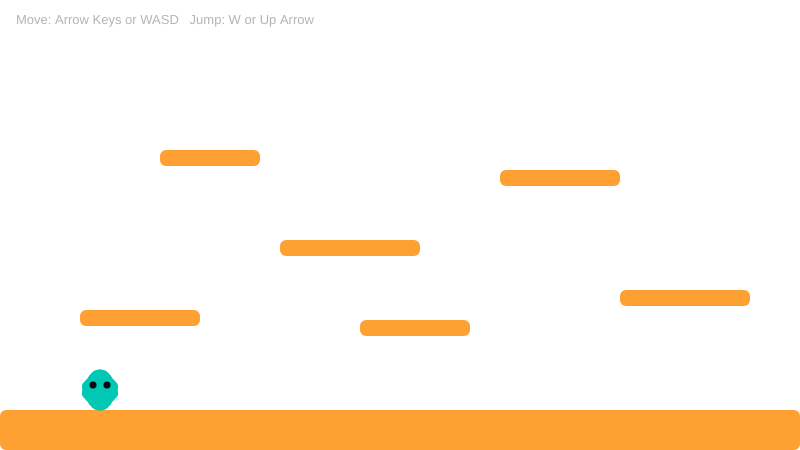
Frame 1 (no input)
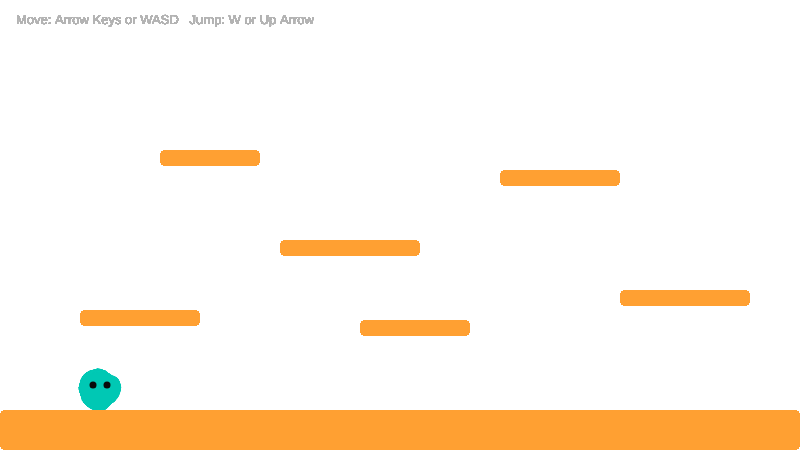
Frame 60 (no input)
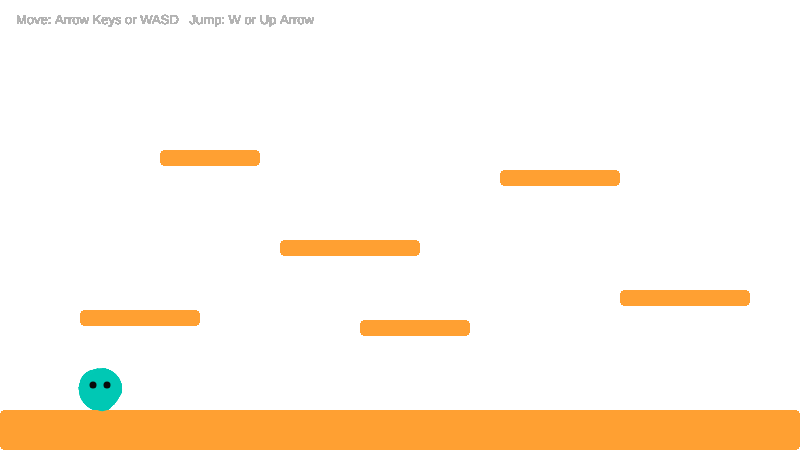
Frame 120 (the mouse pressed at the canvas centre since frame 60)

The p5.js sketch that drew these frames (run headless with seeded random() and noise() and a simulated clock; from frame 60 on, the mouse is pressed at the canvas centre):

// p5.js sketch
// ── sketch.js
// ============================================================
// Week 2 Example 2: Platformer with Platforms Array
// ============================================================

// ------------------------------------------------------------
// PLATFORMS ARRAY
// Each platform is an object with x, y, width, and height.
// x and y are the TOP-LEFT corner (same as rect()).
//
// Storing platforms in an array means:
//   - We can loop through all of them with one for loop
//   - Adding a new platform = adding one line of data
//   - Later we can load this data from a JSON file instead
// ------------------------------------------------------------
let platforms = [
  // { x, y, w, h }
  { x: 0,   y: 410, w: 800, h: 40 }, // ground (full width floor)
  { x: 80,  y: 310, w: 120, h: 16 }, // left low platform
  { x: 280, y: 240, w: 140, h: 16 }, // centre platform
  { x: 500, y: 170, w: 120, h: 16 }, // right high platform
  { x: 160, y: 150, w: 100, h: 16 }, // left high platform
  { x: 360, y: 320, w: 110, h: 16 }, // centre low platform
  { x: 620, y: 290, w: 130, h: 16 }, // far right platform
  { x: 820, y: 260, w: 150, h: 16 }, // very far right platform
];

// ------------------------------------------------------------
// PLAYER OBJECT — same structure as Example 1
// w and h are added here for use in collision detection.
// ------------------------------------------------------------
let player = {
  x: 100,
  y: 100,

  vx: 0, // horizontal velocity
  vy: 0, // vertical velocity

  r: 20, // visual radius for blob drawing and collision

  // Movement tuning — change these to adjust how the game feels
  speed: 0.55,    // horizontal acceleration per frame
  maxSpeed: 4.5,  // maximum horizontal speed
  jumpForce: -12, // upward velocity applied when jumping (negative = upward)
  friction: 0.78, // horizontal slowdown when no key is pressed (0–1, lower = more friction)

  onGround: false, // tracks whether the player is standing on something
};

// ------------------------------------------------------------
// PHYSICS CONSTANTS
// Defined outside the player object so they can be shared
// across multiple objects (e.g. enemies)
// ------------------------------------------------------------
const GRAVITY = 0.6; // downward force added to vy every frame

// Blob animation time — increases each frame to animate the wobble
let blobT = 0;

// Platform colour stored as an array so it can be reused easily
const PLATFORM_COLOR = [255, 160, 50]; // warm orange

// ============================================================
// setup()
// Runs once at the very start of the sketch.
// Sets up the canvas and positions the player on the ground.
// ============================================================
function setup() {
  createCanvas(800, 450);

  // Place player on top of the ground platform (index 0 in the array)
  player.y = platforms[0].y - player.r;
}

// ============================================================
// draw()
// Runs repeatedly in a loop after setup() finishes.
// Each frame we clear the background, handle input,
// apply physics, resolve collisions, and draw everything.
// ============================================================
function draw() {
  

  handleInput();
  applyPhysics();
  resolvePlatformCollisions();

  drawPlatforms();
  drawPlayer();
  drawHUD();

  blobT += 0.015; // advance blob wobble animation each frame
}

// ------------------------------------------------------------
// handleInput()
// Checks which keys are held down this frame and updates
// the player's velocity accordingly.
// keyIsDown() returns true as long as the key is held —
// unlike keyPressed(), which only fires once per press.
// We check both arrow keys and WASD so either works.
// ------------------------------------------------------------
function handleInput() {
  // --- Horizontal movement ---
  if (keyIsDown(LEFT_ARROW) || keyIsDown(65)) { // LEFT or A
    player.vx -= player.speed;
  }
  if (keyIsDown(RIGHT_ARROW) || keyIsDown(68)) { // RIGHT or D
    player.vx += player.speed;
  }

  // --- Clamp horizontal speed ---
  // constrain(value, min, max) keeps a value within a range.
  // Without this, holding a key forever would accelerate infinitely.
  player.vx = constrain(player.vx, -player.maxSpeed, player.maxSpeed);

  // --- Apply friction when no horizontal key is pressed ---
  // Multiplying by a value less than 1 gradually slows the player down.
  if (
    !keyIsDown(LEFT_ARROW) &&
    !keyIsDown(65) &&
    !keyIsDown(RIGHT_ARROW) &&
    !keyIsDown(68)
  ) {
    player.vx *= player.friction;
  }

  // --- Jump ---
  // The player can only jump when standing on the ground (onGround = true).
  // This prevents jumping again mid-air.
  if ((keyIsDown(UP_ARROW) || keyIsDown(87)) && player.onGround) { // UP or W
    player.vy = player.jumpForce;
    player.onGround = false;
  }
}

// ------------------------------------------------------------
// applyPhysics()
// Each frame we:
//   1. Add gravity to vertical velocity (vy)
//   2. Move the player by its velocity (vx, vy)
//   3. Reset onGround so collision can set it again
//   4. Handle falling off the bottom of the canvas
// ------------------------------------------------------------
function applyPhysics() {
  // 1. Apply gravity — pulls the player down every frame
  player.vy += GRAVITY;

  // 2. Move player by its current velocity
  player.x += player.vx;
  player.y += player.vy;

  // 3. Keep player inside canvas horizontally
  player.x = constrain(player.x, player.r, width - player.r);

  // 4. If player falls below the canvas, reset to start position
  if (player.y > height + 100) {
    player.x = 100;
    player.y = platforms[0].y - player.r;
    player.vx = 0;
    player.vy = 0;
  }

  // Assume in the air until collision check says otherwise
  player.onGround = false;
}

// ------------------------------------------------------------
// resolvePlatformCollisions()
// Loops through every platform and checks if the player
// is landing on top of it.
//
// The collision check asks three questions:
//   1. Is the player horizontally overlapping the platform?
//   2. Is the player falling downward (vy >= 0)?
//   3. Is the player's bottom at or below the platform top?
//
// If all three are true, we snap the player to sit on top.
// This top-only check means the player can jump through
// platforms from below, which is a common platformer pattern.
// ------------------------------------------------------------
function resolvePlatformCollisions() {
  for (let i = 0; i < platforms.length; i++) {
    let p = platforms[i];

    // Player's bounding box edges
    let playerLeft   = player.x - player.r;
    let playerRight  = player.x + player.r;
    let playerBottom = player.y + player.r;

    // Platform edges
    let platLeft  = p.x;
    let platRight = p.x + p.w;
    let platTop   = p.y;

    // 1. Check horizontal overlap
    let overlapsHorizontally = playerRight > platLeft && playerLeft < platRight;

    // 2 & 3. Check if landing on top (falling down onto the platform surface)
    // The small tolerance (+ 20) prevents the player clipping through
    // fast-moving platforms or getting stuck on edges.
    let landingOnTop =
      player.vy >= 0 &&
      playerBottom >= platTop &&
      playerBottom <= platTop + 20;

    if (overlapsHorizontally && landingOnTop) {
      player.y = platTop - player.r; // snap to platform surface
      player.vy = 0;                 // stop falling
      player.onGround = true;        // allow jumping again
    }
  }
}

// ------------------------------------------------------------
// drawPlatforms()
// Loops through the platforms array and draws each one.
// This is the same loop pattern used to draw any collection
// of objects — enemies, coins, tiles, etc.
// ------------------------------------------------------------
function drawPlatforms() {
  fill(PLATFORM_COLOR[0], PLATFORM_COLOR[1], PLATFORM_COLOR[2]);
  noStroke();

  for (let i = 0; i < platforms.length; i++) {
    let p = platforms[i];
    rect(p.x, p.y, p.w, p.h, 6); // rounded corners
  }
}

// ------------------------------------------------------------
// drawPlayer()
// The blob is drawn as a polygon using noise() to offset
// each vertex slightly, creating an organic wobble effect.
// push() and pop() save and restore drawing settings so
// styles set here don't affect other drawing functions.
// ------------------------------------------------------------
function drawPlayer() {
  push(); // save current drawing settings

  fill(0, 200, 180); // teal
  noStroke();

  beginShape();
  let numPoints = 48; // more points = smoother shape
  for (let i = 0; i < numPoints; i++) {
    let angle = (TWO_PI / numPoints) * i;

    // noise() returns a smooth random value between 0 and 1.
    // We use it to push each vertex in or out slightly.
    let noiseVal = noise(cos(angle) * 0.8 + blobT, sin(angle) * 0.8 + blobT);

    // map() converts noise (0–1) to a radius offset (-7 to +7 pixels)
    let r = player.r + map(noiseVal, 0, 1, -7, 7);

    // Convert polar coordinates (angle, radius) to x/y
    vertex(player.x + cos(angle) * r, player.y + sin(angle) * r);
  }
  endShape(CLOSE);

  // Draw two simple eyes
  fill(10);
  ellipse(player.x - 7, player.y - 5, 7, 7);
  ellipse(player.x + 7, player.y - 5, 7, 7);

  pop(); // restore drawing settings
}

// ------------------------------------------------------------
// drawHUD()
// HUD = Heads Up Display.
// Shows controls on screen so the player always knows
// how to interact without needing external instructions.
// ------------------------------------------------------------
function drawHUD() {
  fill(180);
  noStroke();
  textSize(13);
  textAlign(LEFT);
  text("Move: Arrow Keys or WASD   Jump: W or Up Arrow", 16, 24);
}
